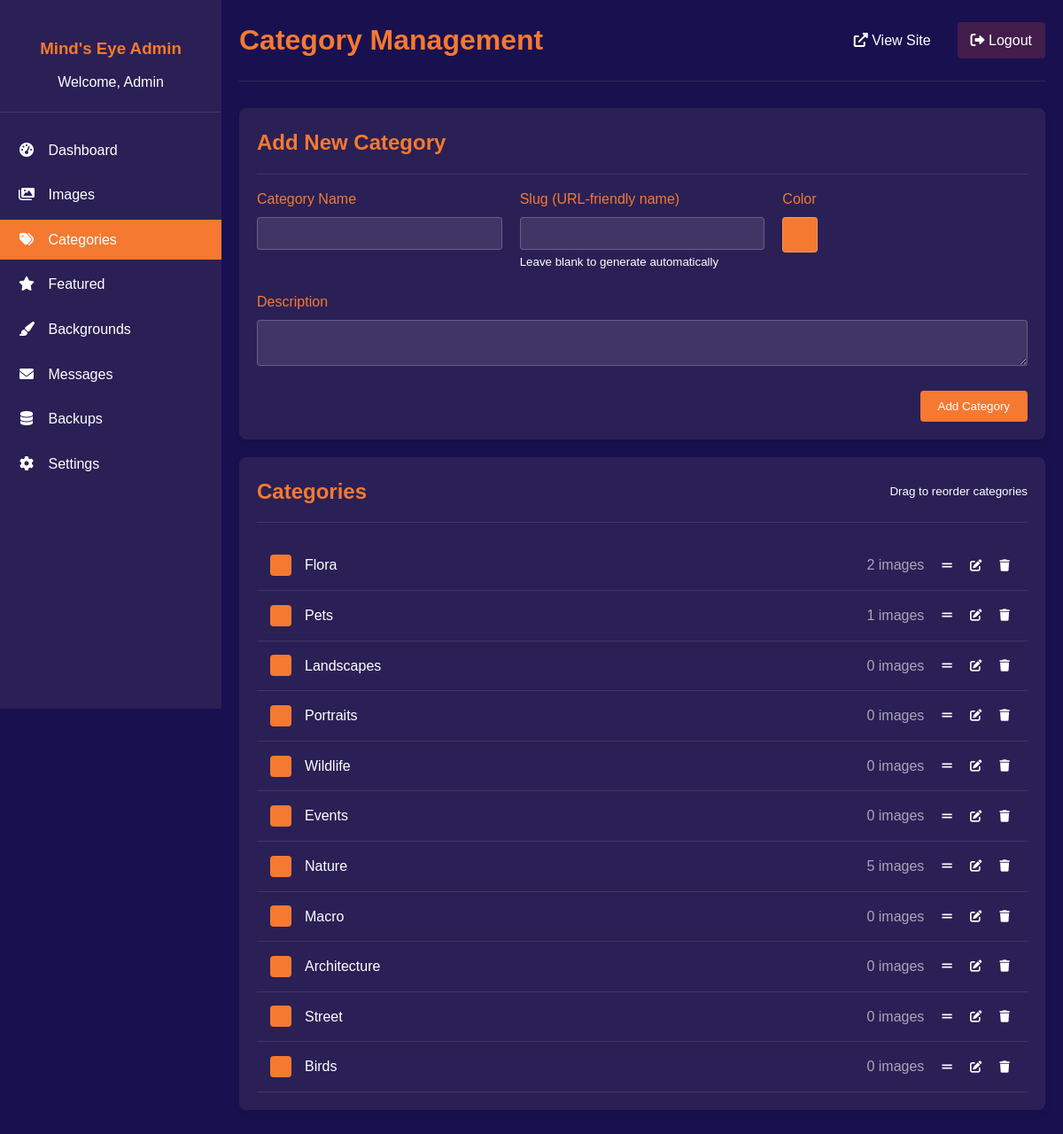
The app's page /admin/categories (signed in) with its own data.
### src/models.py (models this page shows, shortened)
class Category(db.Model):
    __tablename__ = 'categories'
    id = db.Column(db.Integer, primary_key=True)
    name = db.Column(db.String(100), nullable=False)
    slug = db.Column(db.String(100), nullable=False, unique=True)
    description = db.Column(db.Text, nullable=True)
    color_code = db.Column(db.String(7), default='#f57931')  # Default to brand orange
    display_order = db.Column(db.Integer, default=0)
    is_active = db.Column(db.Boolean, default=True)
    created_at = db.Column(db.DateTime, default=datetime.utcnow)
    updated_at = db.Column(db.DateTime, default=datetime.utcnow, onupdate=datetime.utcnow)
    images = db.relationship('Image', secondary='image_categories', back_populates='categories')

### src/routes/admin.py (the view)
@admin_bp.route('/categories')
def category_management():
    if not is_admin_logged_in():
        return redirect(url_for('admin.admin_login'))
    categories = []
    for category in Category.query.order_by(Category.display_order).all():
        image_count = ImageCategory.query.filter_by(category_id=category.id).count()
        category_data = {
            'id': category.id,
            'name': category.name,
            'slug': category.slug,
            'color': category.color_code,
            'description': category.description,
            'display_order': category.display_order,
            'image_count': image_count
        }
        categories.append(category_data)
    return render_template('categories.html', categories=categories)

### src/routes/admin.py (called while the page is built)
def is_admin_logged_in():
    return session.get('admin_logged_in', False)

### src/templates/admin/categories.html (shortened to what this page needs)
{% extends "admin/base.html" %}
{% block header %}Category Management{% endblock %}
{% block content %}
<div class="card mb-20">
    <div class="card-header">
        <h2>Add New Category</h2>
    </div>
    <form id="addCategoryForm" action="{{ url_for('admin.add_category') }}" method="POST">
        <div class="grid">
            <div class="form-group">
                <label for="name">Category Name</label>
                <input type="text" id="name" name="name" class="form-control" required>
            </div>
            <div class="form-group">
                <label for="slug">Slug (URL-friendly name)</label>
                <input type="text" id="slug" name="slug" class="form-control">
                <small>Leave blank to generate automatically</small>
            </div>
            <div class="form-group">
                <label for="color">Color</label>
                <div class="color-picker-container">
                    <div class="color-picker-preview" id="colorPreview" style="background-color: #f57931;"></div>
                </div>
            </div>
        </div>
        <div class="form-group">
            <label for="description">Description</label>
            <textarea id="description" name="description" class="form-control" rows="2"></textarea>
        </div>
        <div class="text-right">
            <button type="submit" class="btn">Add Category</button>
        </div>
    </form>
</div>
<div class="card">
    <div class="card-header">
        <h2>Categories</h2>
        <small>Drag to reorder categories</small>
    </div>
    <div id="categoryList" class="category-list">
        {% for category in categories %}
            <div class="category-item" data-id="{{ category.id }}">
                <div class="category-color" style="background-color: {{ category.color }};"></div>
                <div class="category-name">{{ category.name }}</div>
                <div class="category-count">{{ category.image_count }} images</div>
                <div class="category-actions">
                    <button type="button" class="move-btn" title="Drag to reorder">
                        <i class="fas fa-grip-lines"></i>
                    </button>
                    <button type="button" class="edit-btn" title="Edit" onclick="editCategory({{ category.id }})">
                        <i class="fas fa-edit"></i>
                    </button>
                    <button type="button" class="delete-btn" title="Delete" onclick="confirmDelete({{ category.id }}, '{{ category.name }}')">
                        <i class="fas fa-trash"></i>
                    </button>
                </div>
            </div>
        {% else %}
            <div class="empty-state">
                <p>No categories found. Add your first category above.</p>
            </div>
        {% endfor %}
    </div>
</div>
{% endblock %}

### src/templates/admin/base.html (shortened to what this page needs)
<!DOCTYPE html>
<html lang="en">
<head>
    <link rel="stylesheet" href="https://cdnjs.cloudflare.com/ajax/libs/font-awesome/6.0.0/css/all.min.css">
</head>
<body>
    <div class="container">
        <div class="sidebar">
            <div class="sidebar-header">
                <h3>Mind's Eye Admin</h3>
                <p>Welcome, Admin</p>
            </div>
            <div class="sidebar-menu">
                <ul>
                    <li><a href="{{ url_for('admin.admin_dashboard') }}" class="{{ 'active' if request.endpoint == 'admin.admin_dashboard' else '' }}">
                        <i class="fas fa-tachometer-alt"></i> <span>Dashboard</span>
                    </a></li>
                    <li><a href="{{ url_for('admin.image_management') }}" class="{{ 'active' if request.endpoint == 'admin.image_management' else '' }}">
                        <i class="fas fa-images"></i> <span>Images</span>
                    </a></li>
                    <li><a href="{{ url_for('admin.category_management') }}" class="{{ 'active' if request.endpoint == 'admin.category_management' else '' }}">
                        <i class="fas fa-tags"></i> <span>Categories</span>
                    </a></li>
                    <li><a href="{{ url_for('admin.featured_management') }}" class="{{ 'active' if request.endpoint == 'admin.featured_management' else '' }}">
                        <i class="fas fa-star"></i> <span>Featured</span>
                    </a></li>
                    <li><a href="{{ url_for('admin.background_management') }}" class="{{ 'active' if request.endpoint == 'admin.background_management' else '' }}">
                        <i class="fas fa-paint-brush"></i> <span>Backgrounds</span>
                    </a></li>
                    <li><a href="{{ url_for('admin.contact_management') }}" class="{{ 'active' if request.endpoint == 'admin.contact_management' else '' }}">
                        <i class="fas fa-envelope"></i> <span>Messages</span>
                    </a></li>
                    <li><a href="{{ url_for('admin.backup_management') }}" class="{{ 'active' if request.endpoint == 'admin.backup_management' else '' }}">
                        <i class="fas fa-database"></i> <span>Backups</span>
                    </a></li>
                    <li><a href="{{ url_for('admin.settings') }}" class="{{ 'active' if request.endpoint == 'admin.settings' else '' }}">
                        <i class="fas fa-cog"></i> <span>Settings</span>
                    </a></li>
                </ul>
            </div>
        </div>
        <div class="main-content">
            <div class="header">
                <h1>{% block header %}Admin Dashboard{% endblock %}</h1>
                <div class="user-actions">
                    <a href="{{ url_for('index') }}" target="_blank"><i class="fas fa-external-link-alt"></i> View Site</a>
                    <a href="{{ url_for('admin.admin_logout') }}" class="logout"><i class="fas fa-sign-out-alt"></i> Logout</a>
                </div>
            </div>
            {% block content %}{% endblock %}
        </div>
    </div>
</body>
</html>

### src/templates/admin/base.html (style rules this page uses)
:root { --primary-color: #f57931; --background-color: #19114f; --text-color: #ffffff; --secondary-bg: #2a2055; --hover-color: #f5915f; --danger-color: #e74c3c; --success-color: #2ecc71; --warning-color: #f1c40f; --info-color: #3498db; }
* { margin: 0; padding: 0; box-sizing: border-box; }
body { font-family: 'Arial', sans-serif; background-color: var(--background-color); color: var(--text-color); line-height: 1.6; }
.container { display: flex; min-height: 100vh; }
.sidebar { width: 250px; background-color: var(--secondary-bg); padding: 20px 0; position: fixed; height: 100vh; overflow-y: auto; transition: all 0.3s; }
.sidebar-header { padding: 20px; text-align: center; border-bottom: 1px solid rgba(255, 255, 255, 0.1); }
.sidebar-header h3 { color: var(--primary-color); margin-bottom: 10px; }
.sidebar-menu { padding: 20px 0; }
.sidebar-menu ul { list-style: none; }
.sidebar-menu li { margin-bottom: 5px; }
.sidebar-menu a { display: block; padding: 10px 20px; color: var(--text-color); text-decoration: none; transition: all 0.3s; }
.sidebar-menu a.active { background-color: var(--primary-color); color: var(--text-color); }
.sidebar-menu i { margin-right: 10px; width: 20px; text-align: center; }
.main-content { flex: 1; margin-left: 250px; padding: 20px; transition: all 0.3s; }
.header { display: flex; justify-content: space-between; align-items: center; margin-bottom: 30px; padding-bottom: 20px; border-bottom: 1px solid rgba(255, 255, 255, 0.1); }
.header h1 { color: var(--primary-color); }
.user-actions { display: flex; align-items: center; }
.user-actions a { margin-left: 15px; color: var(--text-color); text-decoration: none; padding: 8px 15px; border-radius: 4px; transition: all 0.3s; }
.user-actions a.logout { background-color: rgba(231, 76, 60, 0.2); }
.card { background-color: var(--secondary-bg); border-radius: 8px; padding: 20px; margin-bottom: 20px; box-shadow: 0 4px 6px rgba(0, 0, 0, 0.1); }
.card-header { display: flex; justify-content: space-between; align-items: center; margin-bottom: 15px; padding-bottom: 15px; border-bottom: 1px solid rgba(255, 255, 255, 0.1); }
.card-header h2 { color: var(--primary-color); }
.form-group { margin-bottom: 20px; }
.form-group label { display: block; margin-bottom: 8px; color: var(--primary-color); }
.form-control { width: 100%; padding: 10px; border: 1px solid rgba(255, 255, 255, 0.2); background-color: rgba(255, 255, 255, 0.1); color: var(--text-color); border-radius: 4px; }
.btn { display: inline-block; padding: 10px 20px; background-color: var(--primary-color); color: var(--text-color); border: none; border-radius: 4px; cursor: pointer; text-decoration: none; transition: all 0.3s; }
.grid { display: grid; grid-template-columns: repeat(auto-fill, minmax(250px, 1fr)); gap: 20px; }
.mb-20 { margin-bottom: 20px; }
.text-right { text-align: right; }

### src/templates/admin/categories.html (style rules this page uses)
.category-list { margin-top: 20px; }
.category-item { display: flex; align-items: center; padding: 15px; border-bottom: 1px solid rgba(255, 255, 255, 0.1); transition: background-color 0.2s; }
.category-color { width: 24px; height: 24px; border-radius: 4px; margin-right: 15px; }
.category-name { flex-grow: 1; font-weight: 500; }
.category-count { margin: 0 15px; color: rgba(255, 255, 255, 0.6); }
.category-actions { display: flex; gap: 10px; }
.category-actions button { background: none; border: none; color: var(--text-color); cursor: pointer; padding: 5px; border-radius: 4px; transition: background-color 0.2s; }
.color-picker-container { position: relative; }
.color-picker-preview { width: 40px; height: 40px; border-radius: 4px; cursor: pointer; border: 1px solid rgba(255, 255, 255, 0.2); }

### records on screen
Category: name "Flora", image_count "2"
Category: name "Pets", image_count "1"
Category: name "Landscapes", image_count "0"
Category: name "Portraits", image_count "0"
Category: name "Wildlife", image_count "0"
Category: name "Events", image_count "0"
Category: name "Nature", image_count "5"
Category: name "Macro", image_count "0"
Category: name "Architecture", image_count "0"
Category: name "Street", image_count "0"
Category: name "Birds", image_count "0"
